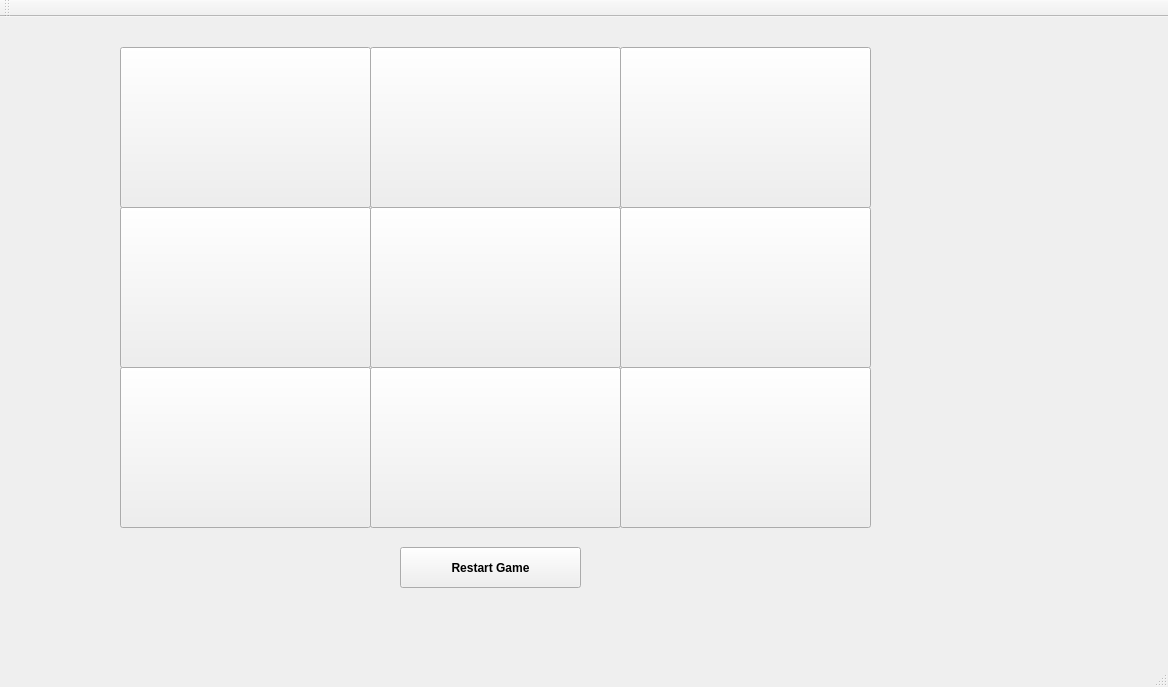
<?xml version="1.0" encoding="UTF-8"?>
<ui version="4.0">
 <class>MainWindow</class>
 <widget class="QMainWindow" name="MainWindow">
  <property name="enabled">
   <bool>true</bool>
  </property>
  <property name="geometry">
   <rect>
    <x>0</x>
    <y>0</y>
    <width>1168</width>
    <height>687</height>
   </rect>
  </property>
  <property name="font">
   <font>
    <family>MS Sans Serif</family>
    <weight>75</weight>
    <bold>true</bold>
   </font>
  </property>
  <property name="windowTitle">
   <string>MainWindow</string>
  </property>
  <widget class="QWidget" name="centralWidget">
   <widget class="QPushButton" name="row0col0">
    <property name="geometry">
     <rect>
      <x>120</x>
      <y>30</y>
      <width>251</width>
      <height>161</height>
     </rect>
    </property>
    <property name="font">
     <font>
      <pointsize>40</pointsize>
     </font>
    </property>
    <property name="text">
     <string/>
    </property>
   </widget>
   <widget class="QPushButton" name="row0col1">
    <property name="geometry">
     <rect>
      <x>370</x>
      <y>30</y>
      <width>251</width>
      <height>161</height>
     </rect>
    </property>
    <property name="font">
     <font>
      <pointsize>40</pointsize>
     </font>
    </property>
    <property name="text">
     <string/>
    </property>
   </widget>
   <widget class="QPushButton" name="row0col2">
    <property name="geometry">
     <rect>
      <x>620</x>
      <y>30</y>
      <width>251</width>
      <height>161</height>
     </rect>
    </property>
    <property name="font">
     <font>
      <pointsize>40</pointsize>
     </font>
    </property>
    <property name="text">
     <string/>
    </property>
   </widget>
   <widget class="QPushButton" name="row1col2">
    <property name="geometry">
     <rect>
      <x>620</x>
      <y>190</y>
      <width>251</width>
      <height>161</height>
     </rect>
    </property>
    <property name="font">
     <font>
      <pointsize>40</pointsize>
     </font>
    </property>
    <property name="text">
     <string/>
    </property>
   </widget>
   <widget class="QPushButton" name="row1col0">
    <property name="geometry">
     <rect>
      <x>120</x>
      <y>190</y>
      <width>251</width>
      <height>161</height>
     </rect>
    </property>
    <property name="font">
     <font>
      <pointsize>40</pointsize>
     </font>
    </property>
    <property name="text">
     <string/>
    </property>
   </widget>
   <widget class="QPushButton" name="row1col1">
    <property name="geometry">
     <rect>
      <x>370</x>
      <y>190</y>
      <width>251</width>
      <height>161</height>
     </rect>
    </property>
    <property name="font">
     <font>
      <pointsize>40</pointsize>
     </font>
    </property>
    <property name="text">
     <string/>
    </property>
   </widget>
   <widget class="QPushButton" name="row2col2">
    <property name="geometry">
     <rect>
      <x>620</x>
      <y>350</y>
      <width>251</width>
      <height>161</height>
     </rect>
    </property>
    <property name="font">
     <font>
      <pointsize>40</pointsize>
     </font>
    </property>
    <property name="text">
     <string/>
    </property>
   </widget>
   <widget class="QPushButton" name="row2col1">
    <property name="geometry">
     <rect>
      <x>370</x>
      <y>350</y>
      <width>251</width>
      <height>161</height>
     </rect>
    </property>
    <property name="font">
     <font>
      <pointsize>40</pointsize>
     </font>
    </property>
    <property name="text">
     <string/>
    </property>
   </widget>
   <widget class="QPushButton" name="row2col0">
    <property name="geometry">
     <rect>
      <x>120</x>
      <y>350</y>
      <width>251</width>
      <height>161</height>
     </rect>
    </property>
    <property name="font">
     <font>
      <pointsize>40</pointsize>
     </font>
    </property>
    <property name="text">
     <string/>
    </property>
   </widget>
   <widget class="QLabel" name="label">
    <property name="geometry">
     <rect>
      <x>890</x>
      <y>50</y>
      <width>301</width>
      <height>201</height>
     </rect>
    </property>
    <property name="text">
     <string/>
    </property>
   </widget>
   <widget class="QPushButton" name="pushButton">
    <property name="enabled">
     <bool>true</bool>
    </property>
    <property name="geometry">
     <rect>
      <x>400</x>
      <y>530</y>
      <width>181</width>
      <height>41</height>
     </rect>
    </property>
    <property name="font">
     <font>
      <italic>false</italic>
      <stylestrategy>PreferDefault</stylestrategy>
      <kerning>true</kerning>
     </font>
    </property>
    <property name="autoFillBackground">
     <bool>false</bool>
    </property>
    <property name="text">
     <string>Restart Game</string>
    </property>
    <property name="autoDefault">
     <bool>false</bool>
    </property>
   </widget>
  </widget>
  <widget class="QMenuBar" name="menuBar">
   <property name="geometry">
    <rect>
     <x>0</x>
     <y>0</y>
     <width>1168</width>
     <height>26</height>
    </rect>
   </property>
  </widget>
  <widget class="QToolBar" name="mainToolBar">
   <attribute name="toolBarArea">
    <enum>TopToolBarArea</enum>
   </attribute>
   <attribute name="toolBarBreak">
    <bool>false</bool>
   </attribute>
  </widget>
  <widget class="QStatusBar" name="statusBar"/>
 </widget>
 <layoutdefault spacing="6" margin="11"/>
 <resources/>
 <connections/>
</ui>
